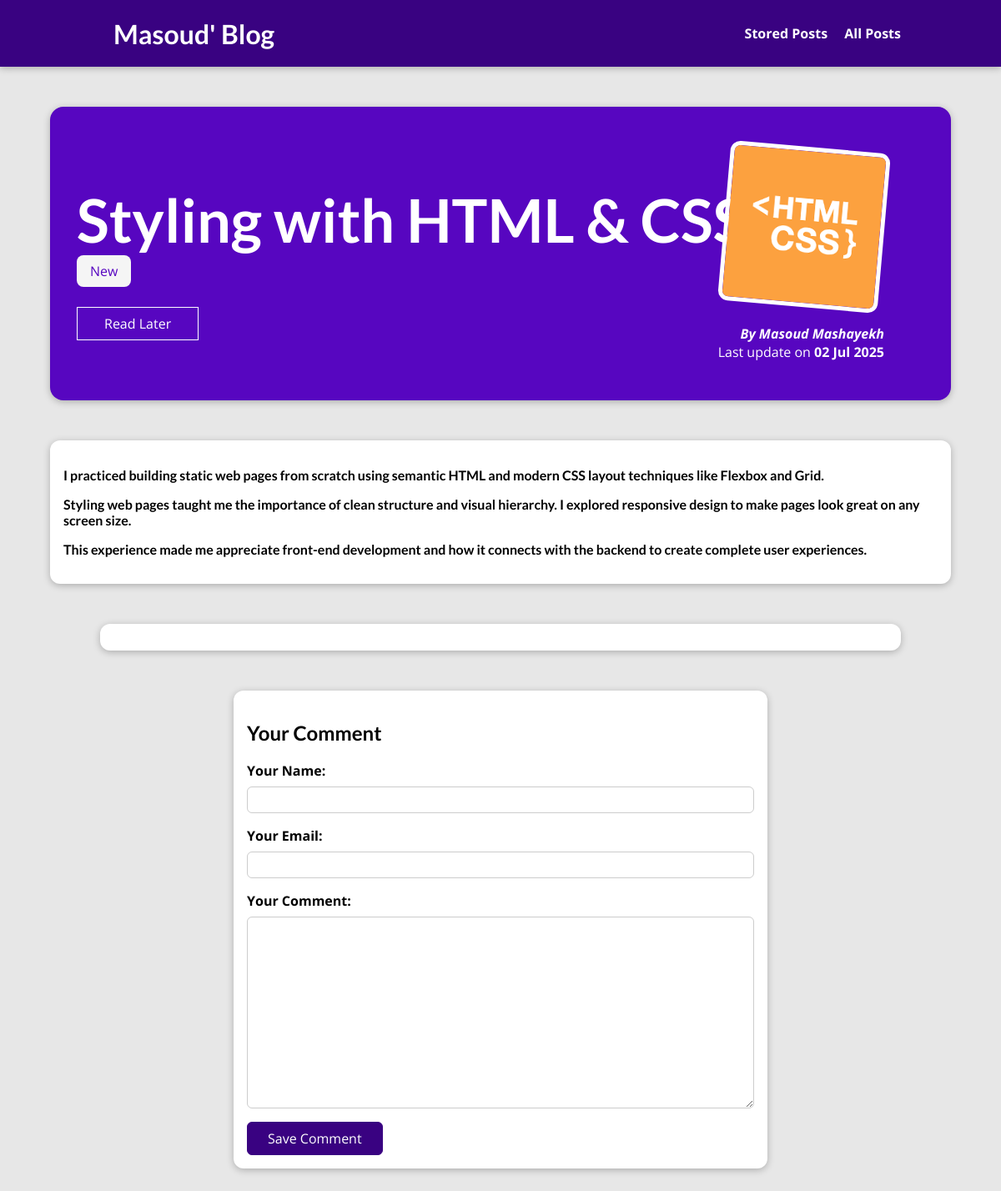
Screenshot of /posts/learning-html-css with the database file from the repository.
### blog/models.py (models this page shows, shortened)
class Post(models.Model):
    title = models.CharField(max_length= 150)
    excerpt = models.CharField(max_length= 200)
    image = models.ImageField(upload_to="posts", null= True)
    date = models.DateField(auto_now= True)
    slug = models.SlugField(unique= True, db_index= True)
    content = models.TextField(validators=[MinLengthValidator(10)])
    author = models.ForeignKey(Author, on_delete=models.SET_NULL,null=True, related_name="posts")
    tags = models.ManyToManyField(Tag)

class Tag(models.Model):
    caption = models.CharField(max_length= 20)

class Author(models.Model):
    first_name = models.CharField(max_length= 100)
    last_name = models.CharField(max_length= 100)
    email_address = models.EmailField()
    def full_name(self):
        return f"{self.first_name} {self.last_name}"
    def __str__(self):
        return self.full_name()

### blog/views.py (the view, shortened to what this page needs)
# urls.py: path("posts/<slug:slug>",views.SinglePostView.as_view(), name= "post-detail-page"),  # /posts/my-first-post
class SinglePostView(View):
    def is_stored_post(self, request, post_id):
        stored_posts = request.session.get("stored_posts")
        if stored_posts is not None:
            is_saved_for_later= post_id in stored_posts
        else:
            is_saved_for_later = False
        return is_saved_for_later
    def get(self, request, slug):
        post= Post.objects.get(slug=slug)
        context={
            "post": post,
            "post_tags": post.tags.all(),
            "comment_form": CommentForm(),
            "comments": post.comments.all().order_by("-id"),
            "saved_for_later": self.is_stored_post(request, post.id)
        }
        return render(request, "blog/post-detail.html", context)

### blog/forms.py
class CommentForm(forms.ModelForm):
    class Meta:
        model = Comment
        exclude = ["post"]
        labels ={
            "user_name": "Your Name",
            "user_email": "Your Email",
            "text": "Your Comment"
        }

### blog/templates/blog/post-detail.html (shortened to what this page needs)
{% extends "base.html" %}
{% load static %}
{% block css_files %}
<link rel="stylesheet" href="{% static "blog/post-detail.css" %}">
{% endblock %}
{% block content %}
<section id="summary">
    <h2> {{ post.title }}</h2>
    <div>
        {% for tag in post_tags %}
        <span class= "tag" >{{ tag.caption }}</span>
        {% endfor %}
    </div>
    <div id="read-later">
        <form action="{% url "read-later" %}" method="POST">
            <button>
                {% if saved_for_later %}
                    Remove form "Read Later" List
                {% else %}
                    Read Later
                {% endif %}
            </button>
        </form>
    </div>
    <article>
        <img src="{{ post.image.url }}" alt="Post title">
        <address>By <a href="mailto:{{ post.author.email_address }}">{{ post.author | title }}</a></address>
        <div>
            Last update on <time> {{ post.date|date:"d M Y" }}</time>
        </div>
    </article>
</section>
<main>
    {{ post.content|linebreaks}}
</main>
<section id="comments">
</section>
<section id= "comment-form">
    <h2>Your Comment</h2>
    <form action= "{% url "post-detail-page" post.slug %}" method= "Post">
        {% for form_field in comment_form %}
            <div class= "form-control {% if form_field.errors %}invalid{% endif %}">
                {{ form_field.label_tag }}
                {{ form_field }}
            </div>
        {% endfor %}
        <button>Save Comment</button>
    </form>
</section>
{% endblock %}

### static/app.css (style rules this page uses)
* { box-sizing: border-box; }
html { font-family: "Open Sans", "Lato", sans-serif; }
body { margin: 0; }
h1, h2, h3, p { font-family: "Lato", sans-serif; font-weight: bold; }

### blog/static/blog/post-detail.css (style rules this page uses)
body { background-color: #e7e7e7; }
#summary { margin: 8rem auto 3rem auto; padding: 2rem; width: 90%; max-width: 90rem; border-radius: 16px; background-color: #5706c0; position: relative; box-shadow: 0 2px 8px rgba(0, 0, 0, 0.25); height: 22rem; }
#summary h2 { color: white; font-size: 4.5rem; margin-bottom: 0.5rem; }
#summary article { position: absolute; top: 2rem; right: 3rem; padding: 1rem 2rem; border-radius: 12px; text-align: right; color: white; }
#summary article img { width: 12rem; height: 12rem; border-radius: 12px; transform: rotateZ(5deg); border: 5px solid white; margin-bottom: 1rem; }
#summary address { font-weight: bold; }
#summary time { font-weight: bold; }
#summary a { color: white; text-decoration: none; }
#read-later { margin: 2rem 0; }
#read-later button { background-color: transparent; border: 1px solid white; padding: 0.5rem 2rem; font: inherit; color: white; cursor: pointer; }
main { width: 90%; max-width: 90rem; margin: 3rem auto; background-color: white; padding: 1rem; border-radius: 12px; box-shadow: 0 2px 8px rgba(0, 0, 0, 0.25); }
.tag { background-color: whitesmoke; color: #5706c0; padding: 0.5rem 1rem; border-radius: 8px; }
.form-control { margin-bottom: 1rem; }
.form-control label { font-weight: bold; margin-bottom: 0.5rem; display: block; }
.form-control input, .form-control textarea { display: block; width: 100%; font: inherit; padding: 0.25rem; border-radius: 6px; border: 1px solid #ccc; }
#comment-form { margin: 3rem auto; width: 90%; max-width: 40rem; border-radius: 12px; background-color: white; box-shadow: 0 2px 8px rgba(0, 0, 0, 0.25); padding: 1rem; }
#comment-form button { font: inherit; background-color: #390281; color: white; border: 1px solid #390281; padding: 0.5rem 1.5rem; border-radius: 6px; cursor: pointer; }
#comments { margin: 3rem auto; width: 90%; max-width: 60rem; border-radius: 12px; background-color: white; box-shadow: 0 2px 8px rgba(0, 0, 0, 0.25); padding: 1rem 2rem; }

### rows the page displays
Post: title "Styling with HTML & CSS", image (picture), author "Masoud Mashayekh", date "02 Jul 2025", content "I practiced building static web pages from scratch using semantic HTML and modern CSS layout techniques like Flexbox and Grid. Styling web pages taught me the importance of clean structure and visual hierarchy. I explored responsive design to make pages look great on any screen size. This experience made me appreciate front-end development and how it connects with the backend to create complete user experiences."
Tag: caption "New"
